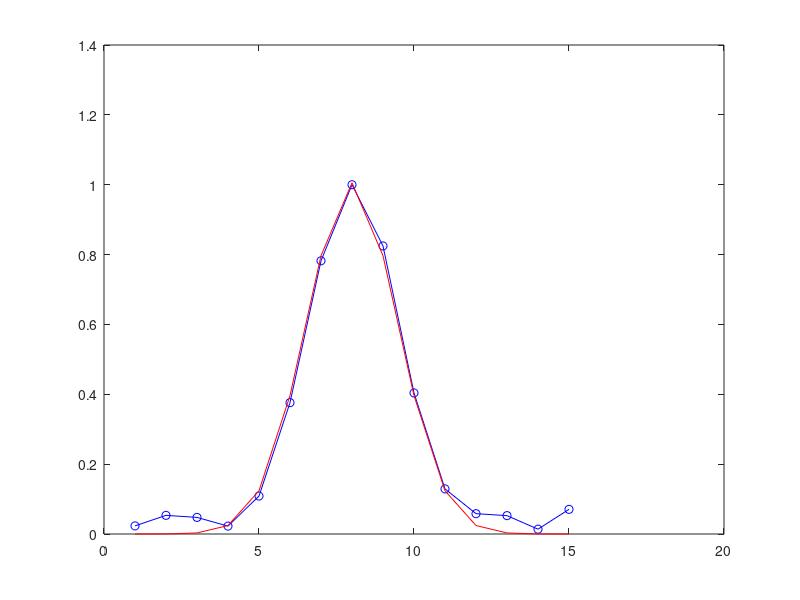

Here is the MATLAB script that generated this plot:
function  C6P1
%C6P1 Summary of this function goes here
%   Detailed explanation goes here
hn = [0.0232 0.0534 0.0475 0.0226 0.1087 0.3761 0.7822 1.0000 0.8247 0.4038 0.1291 0.0582 0.0526 0.0138 0.0706];
k=-7:7;A=1;alpha=1;
lamada=0.1;eps=1e-8;
dalpha=1;dA=1;
while dalpha^2+dA^2>eps
    h=A*exp(-alpha*k.^2);
    dalpha=sum(2*(h-hn).*h.*(-k.^2));
    dA=sum(2*(h-hn).*exp(-alpha*k.^2));
    alpha=alpha-lamada*dalpha;
    A=A-lamada*dA;
end
A
alpha
h=A*exp(-alpha*k.^2)
E=sum((h-hn).^2)/15
plot(hn,'b-o');
hold on
plot(h,'r');
end

